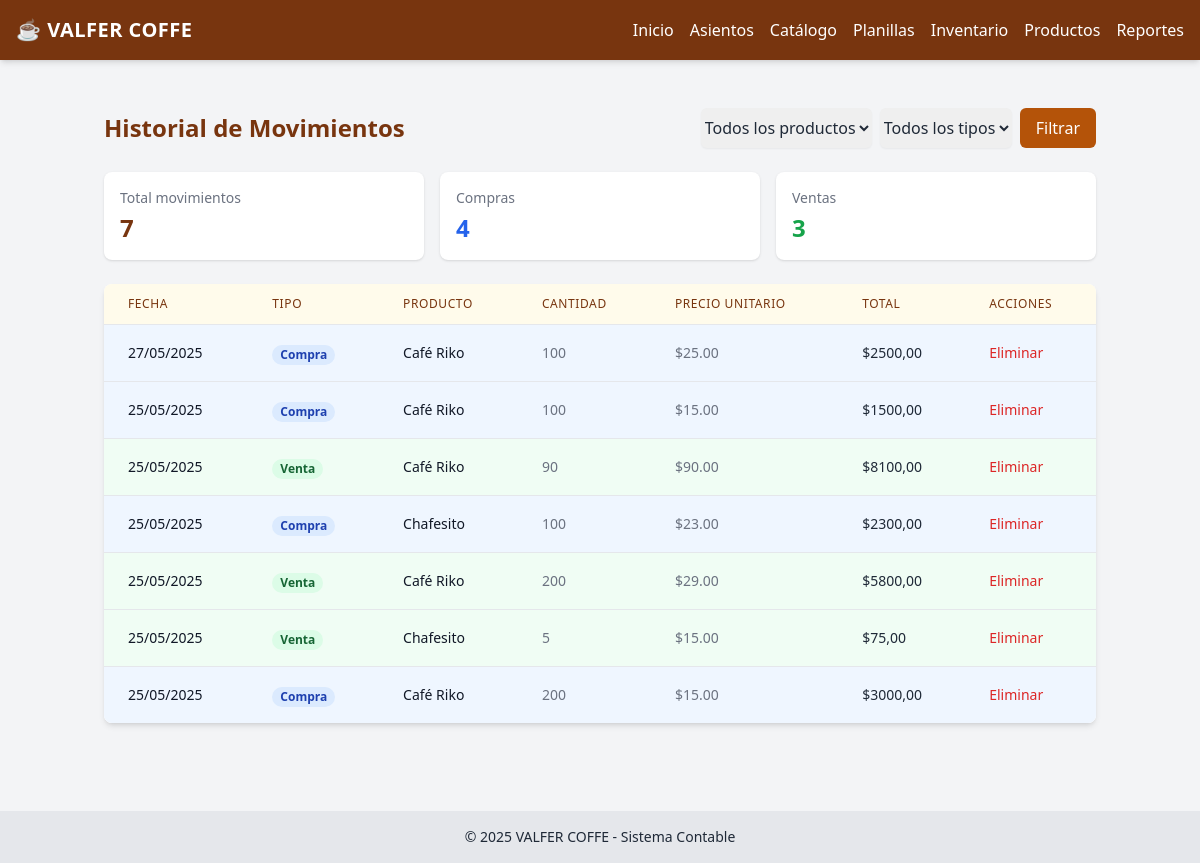
Before: /movimientos/ with the older database file.
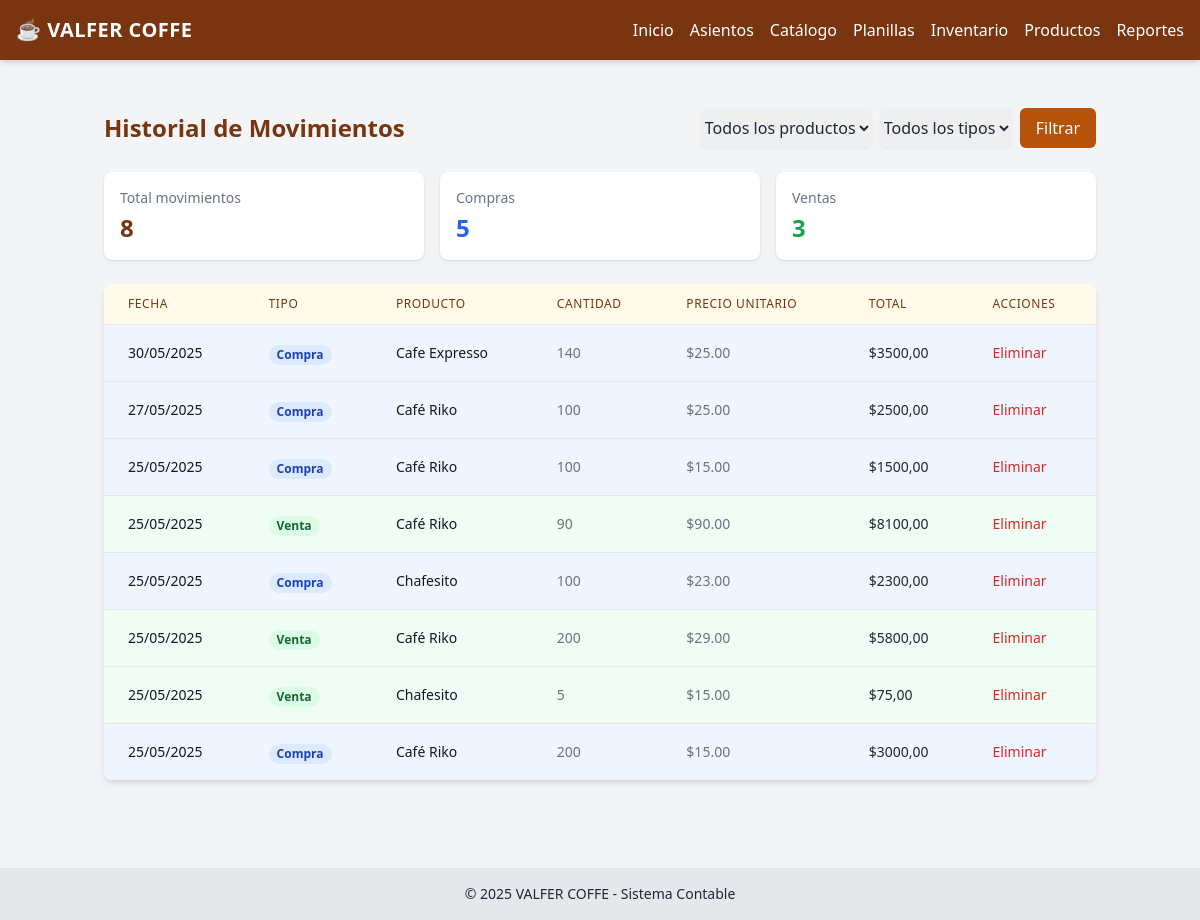
After: the same page with the newer database file.
### contabilidad/models.py (models this page shows, shortened)
class MovimientoInventario(models.Model):
    TIPO_CHOICES = [('compra', 'Compra'), ('venta', 'Venta')]
    fecha = models.DateField()
    producto = models.ForeignKey(Producto, on_delete=models.PROTECT)
    tipo = models.CharField(max_length=10, choices=TIPO_CHOICES)
    cantidad = models.IntegerField()
    precio_unitario = models.DecimalField(max_digits=10, decimal_places=2)
    iva = models.DecimalField(max_digits=10, decimal_places=2, default=0.13)  # 13% IVA
    asiento = models.ForeignKey(AsientoContable, on_delete=models.SET_NULL, null=True, blank=True)

class Producto(models.Model):
    codigo = models.CharField(max_length=20, unique=True)
    nombre = models.CharField(max_length=100)
    precio_compra = models.DecimalField(max_digits=10, decimal_places=2)  # Costo unitario
    stock = models.IntegerField(default=0)
    cuenta_inventario = models.ForeignKey(CuentaContable, on_delete=models.PROTECT, related_name='productos_inventario')  # Ej: 1105.01
    cuenta_ingresos = models.ForeignKey(CuentaContable, on_delete=models.PROTECT, related_name='productos_ingresos')  # Ej: 5101.01
    cuenta_costo_venta = models.ForeignKey(CuentaContable, on_delete=models.PROTECT, related_name='productos_costo')  # Ej: 4101.01

### contabilidad/views.py (the view)
# urls.py: path('movimientos/', views.lista_movimientos, name='lista_movimientos'),
def lista_movimientos(request):
    movimientos_base = MovimientoInventario.objects.all()
    movimientos_filtrados = movimientos_base.order_by('-fecha')
    producto_id = request.GET.get('producto', '')
    tipo = request.GET.get('tipo', '')
    if producto_id:
        movimientos_filtrados = movimientos_filtrados.filter(producto_id=producto_id)
    if tipo:
        movimientos_filtrados = movimientos_filtrados.filter(tipo=tipo)
    for mov in movimientos_filtrados:
        mov.total_calculado = mov.cantidad * mov.precio_unitario
    paginator = Paginator(movimientos_filtrados, 10)  # 10 por página
    page_number = request.GET.get('page')
    page_obj = paginator.get_page(page_number)
    return render(request, 'inventario/lista_movimientos.html', {
        'movimientos': page_obj,          # Datos paginados y filtrados
        'movimientos_base': movimientos_base,  # Datos SIN filtrar para contadores
        'productos': Producto.objects.all(),
        'page_obj': page_obj,
        'producto_seleccionado': producto_id,
        'tipo_seleccionado': tipo
    })

### contabilidad/templatetags/custom_filters.py (called while the page is built)
@register.filter(name='mul')
def mul(value, arg):
    try:
        return float(value) * float(arg)
    except (ValueError, TypeError):
        return 0.0

@register.filter
def filter_tipo(value, tipo):
    if hasattr(value, 'filter'):  # Si es QuerySet
        return value.filter(tipo=tipo)
    else:  # Si es lista u otro iterable
        return [item for item in value if item.tipo == tipo]

@register.filter
def currency(value):
    try:
        return f"${float(value):,.2f}"
    except (ValueError, TypeError):
        return "$0.00"

@register.filter
def filter_producto(queryset, producto_id):
    if producto_id and hasattr(queryset, 'filter'):
        return queryset.filter(producto_id=producto_id)
    return queryset

### contabilidad/templates/inventario/lista_movimientos.html (shortened to what the changed rows need)
{% extends 'contabilidad/base.html' %}
{% load custom_filters %}
{% block content %}
<div class="container mx-auto px-4 py-6">
    <div class="flex flex-col md:flex-row justify-between items-start md:items-center mb-6 gap-4">
        <h2 class="text-2xl font-bold text-amber-900">Historial de Movimientos</h2>
    </div>
    <div class="grid grid-cols-1 md:grid-cols-3 gap-4 mb-6">
        <div class="bg-white p-4 rounded-lg shadow">
            <h3 class="text-sm font-medium text-gray-500">Total movimientos</h3>
            <p class="mt-1 text-2xl font-semibold text-amber-900">
                {{ movimientos.paginator.count }}
            </p>
        </div>
        <div class="bg-white p-4 rounded-lg shadow">
            <h3 class="text-sm font-medium text-gray-500">Compras</h3>
            <p class="mt-1 text-2xl font-semibold text-blue-600">
                {{ movimientos_base|filter_tipo:'compra'|filter_producto:producto_seleccionado|length }}
            </p>
        </div>
    </div>
    <div class="bg-white shadow-md rounded-lg overflow-hidden">
        <table class="min-w-full divide-y divide-gray-200">
            <thead class="bg-amber-50">
                <tr>
                    <th class="px-6 py-3 text-left text-xs font-medium text-amber-900 uppercase tracking-wider">Fecha</th>
                    <th class="px-6 py-3 text-left text-xs font-medium text-amber-900 uppercase tracking-wider">Tipo</th>
                    <th class="px-6 py-3 text-left text-xs font-medium text-amber-900 uppercase tracking-wider">Producto</th>
                    <th class="px-6 py-3 text-left text-xs font-medium text-amber-900 uppercase tracking-wider">Cantidad</th>
                    <th class="px-6 py-3 text-left text-xs font-medium text-amber-900 uppercase tracking-wider">Precio Unitario</th>
                    <th class="px-6 py-3 text-left text-xs font-medium text-amber-900 uppercase tracking-wider">Total</th>
                    <th class="px-6 py-3 text-left text-xs font-medium text-amber-900 uppercase tracking-wider">Acciones</th>
                </tr>
            </thead>
            <tbody class="bg-white divide-y divide-gray-200">
                {% for mov in movimientos %}
                <tr class="{% if mov.tipo == 'compra' %}bg-blue-50{% else %}bg-green-50{% endif %} hover:bg-opacity-70 transition duration-150">
                    <td class="px-6 py-4 whitespace-nowrap text-sm text-gray-900">
                        {{ mov.fecha|date:"d/m/Y" }}
                    </td>
                    <td class="px-6 py-4 whitespace-nowrap">
                        <span class="px-2 inline-flex text-xs leading-5 font-semibold rounded-full
                        {% if mov.tipo == 'compra' %}bg-blue-100 text-blue-800{% else %}bg-green-100 text-green-800{% endif %}">
                            {{ mov.get_tipo_display }}
                        </span>
                    </td>
                    <td class="px-6 py-4 whitespace-nowrap text-sm font-medium text-gray-900">
                        {{ mov.producto.nombre }}
                    </td>
                    <td class="px-6 py-4 whitespace-nowrap text-sm text-gray-500">
                        {{ mov.cantidad }}
                    </td>
                    <td class="px-6 py-4 whitespace-nowrap text-sm text-gray-500">
                        {{ mov.precio_unitario|currency }}
                    </td>
                    <td class="px-6 py-4 whitespace-nowrap text-sm font-medium">
                        ${{ mov.cantidad|mul:mov.precio_unitario|floatformat:2 }}
                    </td>
                    <td class="px-6 py-4 whitespace-nowrap text-sm font-medium text-gray-900">
                        <a href="{% url 'eliminar_movimiento' mov.id %}" class="text-red-600 hover:text-red-900">Eliminar</a>
                    </td>
                </tr>
                {% empty %}
                <tr>
                    <td colspan="7" class="px-6 py-4 text-center text-sm text-gray-500">
                        No se encontraron movimientos
                    </td>
                </tr>
                {% endfor %}
            </tbody>
        </table>
    </div>
</div>
{% endblock %}

Changed rows visible on the page:
added MovimientoInventario: fecha "30/05/2025", tipo "Compra", producto.nombre "Cafe Expresso", cantidad "140", precio_unitario "$25.00", cantidad|mul "3500,00"
Other visible differences:
{{ movimientos.paginator.count }}: "7" → "8"
text no longer shown: "4"
text now shown: "5"
